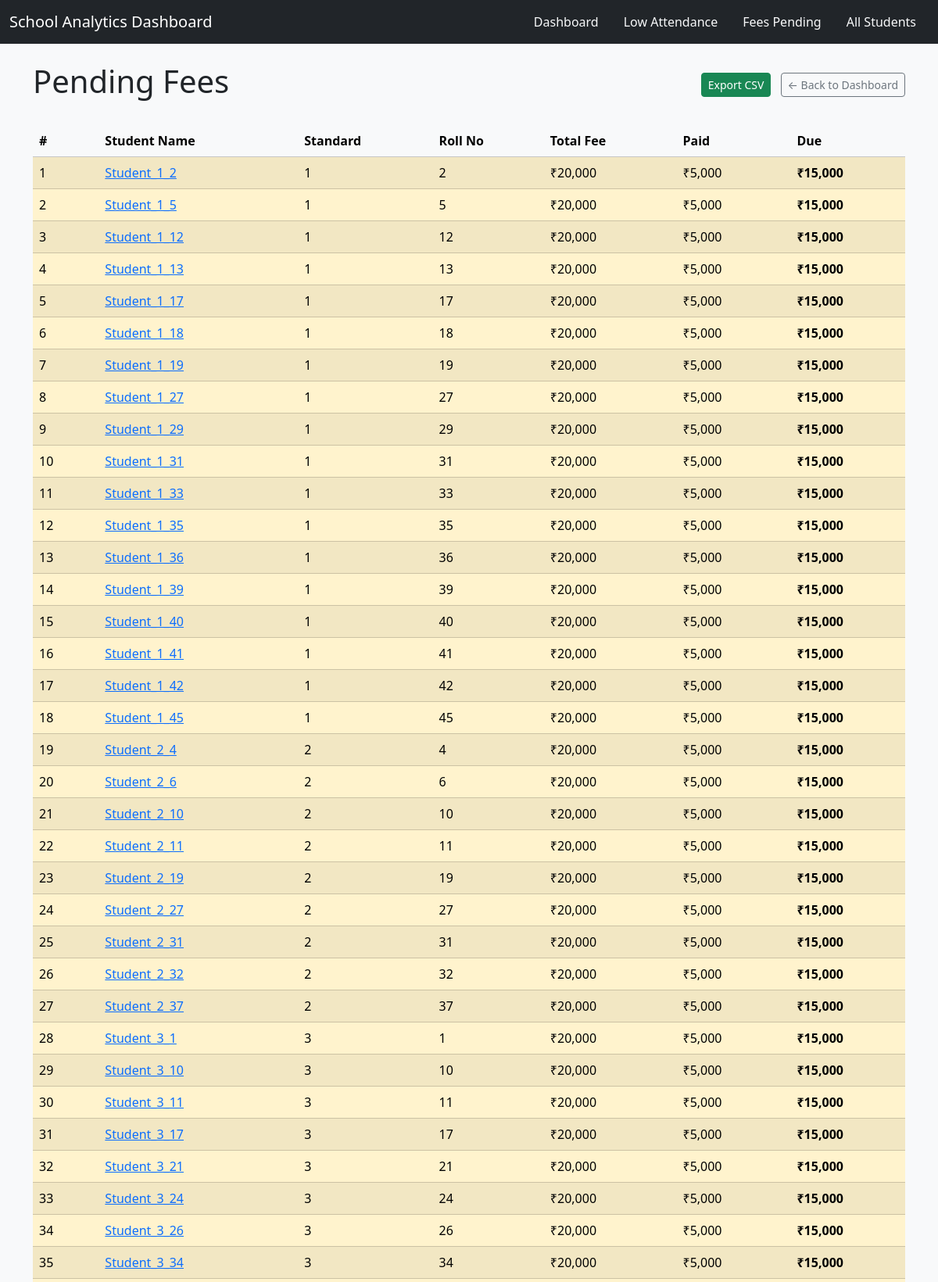
The page /fees-pending (upper part) on the database its author committed.
### models.py (models this page shows)
class Student(db.Model):
    __tablename__ = "students"
    id = db.Column(db.Integer, primary_key=True)
    name = db.Column(db.String(100), nullable=False)
    standard = db.Column(db.Integer, nullable=False)
    roll_no = db.Column(db.Integer, nullable=False)
    parent_name = db.Column(db.String(100))
    parent_email = db.Column(db.String(100))

### app.py (the view, shortened to what this page needs)
@app.route("/fees-pending")
def fees_pending():
    export = request.args.get("export", default="", type=str).lower()
    fee_rows = Fee.query.filter(Fee.due_amount > 0).all()
    pending = []
    for f in fee_rows:
        s = Student.query.get(f.student_id)
        if not s:
            continue
        pending.append({
            "id": s.id,
            "name": s.name,
            "standard": s.standard,
            "roll_no": s.roll_no,
            "total_fee": int(f.total_fee),
            "paid": int(f.paid_amount),
            "due": int(f.due_amount),
        })
    pending.sort(key=lambda x: x["due"], reverse=True)
    return render_template("fees_pending.html", students=pending)

### templates/fees_pending.html
{% extends "base.html" %}
{% block content %}
<div class="d-flex justify-content-between align-items-center mb-4">
    <h1>Pending Fees</h1>
    <div>
        <a href="{{ url_for('fees_pending') }}?export=csv" class="btn btn-success btn-sm me-2">
            Export CSV
        </a>
        <a href="{{ url_for('index') }}" class="btn btn-outline-secondary btn-sm">
            ← Back to Dashboard
        </a>
    </div>
</div>
{% if students %}
    <div class="table-responsive">
        <table class="table table-striped table-hover align-middle">
            <thead class="table-light">
                <tr>
                    <th>#</th>
                    <th>Student Name</th>
                    <th>Standard</th>
                    <th>Roll No</th>
                    <th>Total Fee</th>
                    <th>Paid</th>
                    <th>Due</th>
                </tr>
            </thead>
            <tbody>
                {% for s in students %}
                <tr class="table-warning">
                    <td>{{ loop.index }}</td>
                    <td>
                        <a href="{{ url_for('student_detail', student_id=s.id) }}">
                            {{ s.name }}
                        </a>
                    </td>
                    <td>{{ s.standard }}</td>
                    <td>{{ s.roll_no }}</td>
                    <td>₹{{ "{:,}".format(s.total_fee) }}</td>
                    <td>₹{{ "{:,}".format(s.paid) }}</td>
                    <td><strong>₹{{ "{:,}".format(s.due) }}</strong></td>
                </tr>
                {% endfor %}
            </tbody>
        </table>
    </div>
{% else %}
    <div class="alert alert-success">
        Great! No pending fees for any student.
    </div>
{% endif %}
{% endblock %}

### rows shown on the page
Student: name "Student_1_2", standard "1", roll_no "2", total_fee "20,000", paid "5,000", due "15,000"
Student: name "Student_1_5", standard "1", roll_no "5", total_fee "20,000", paid "5,000", due "15,000"
Student: name "Student_1_12", standard "1", roll_no "12", total_fee "20,000", paid "5,000", due "15,000"
Student: name "Student_1_13", standard "1", roll_no "13", total_fee "20,000", paid "5,000", due "15,000"
Student: name "Student_1_17", standard "1", roll_no "17", total_fee "20,000", paid "5,000", due "15,000"
Student: name "Student_1_18", standard "1", roll_no "18", total_fee "20,000", paid "5,000", due "15,000"
Student: name "Student_1_19", standard "1", roll_no "19", total_fee "20,000", paid "5,000", due "15,000"
Student: name "Student_1_27", standard "1", roll_no "27", total_fee "20,000", paid "5,000", due "15,000"
Student: name "Student_1_29", standard "1", roll_no "29", total_fee "20,000", paid "5,000", due "15,000"
Student: name "Student_1_31", standard "1", roll_no "31", total_fee "20,000", paid "5,000", due "15,000"
Student: name "Student_1_33", standard "1", roll_no "33", total_fee "20,000", paid "5,000", due "15,000"
Student: name "Student_1_35", standard "1", roll_no "35", total_fee "20,000", paid "5,000", due "15,000"
Student: name "Student_1_36", standard "1", roll_no "36", total_fee "20,000", paid "5,000", due "15,000"
Student: name "Student_1_39", standard "1", roll_no "39", total_fee "20,000", paid "5,000", due "15,000"
Student: name "Student_1_40", standard "1", roll_no "40", total_fee "20,000", paid "5,000", due "15,000"
Student: name "Student_1_41", standard "1", roll_no "41", total_fee "20,000", paid "5,000", due "15,000"
Student: name "Student_1_42", standard "1", roll_no "42", total_fee "20,000", paid "5,000", due "15,000"
Student: name "Student_1_45", standard "1", roll_no "45", total_fee "20,000", paid "5,000", due "15,000"
Student: name "Student_2_4", standard "2", roll_no "4", total_fee "20,000", paid "5,000", due "15,000"
Student: name "Student_2_6", standard "2", roll_no "6", total_fee "20,000", paid "5,000", due "15,000"
Student: name "Student_2_10", standard "2", roll_no "10", total_fee "20,000", paid "5,000", due "15,000"
Student: name "Student_2_11", standard "2", roll_no "11", total_fee "20,000", paid "5,000", due "15,000"
Student: name "Student_2_19", standard "2", roll_no "19", total_fee "20,000", paid "5,000", due "15,000"
Student: name "Student_2_27", standard "2", roll_no "27", total_fee "20,000", paid "5,000", due "15,000"
Student: name "Student_2_31", standard "2", roll_no "31", total_fee "20,000", paid "5,000", due "15,000"
Student: name "Student_2_32", standard "2", roll_no "32", total_fee "20,000", paid "5,000", due "15,000"
Student: name "Student_2_37", standard "2", roll_no "37", total_fee "20,000", paid "5,000", due "15,000"
Student: name "Student_3_1", standard "3", roll_no "1", total_fee "20,000", paid "5,000", due "15,000"
Student: name "Student_3_10", standard "3", roll_no "10", total_fee "20,000", paid "5,000", due "15,000"
Student: name "Student_3_11", standard "3", roll_no "11", total_fee "20,000", paid "5,000", due "15,000"
Student: name "Student_3_17", standard "3", roll_no "17", total_fee "20,000", paid "5,000", due "15,000"
Student: name "Student_3_21", standard "3", roll_no "21", total_fee "20,000", paid "5,000", due "15,000"
Student: name "Student_3_24", standard "3", roll_no "24", total_fee "20,000", paid "5,000", due "15,000"
Student: name "Student_3_26", standard "3", roll_no "26", total_fee "20,000", paid "5,000", due "15,000"
Student: name "Student_3_34", standard "3", roll_no "34", total_fee "20,000", paid "5,000", due "15,000"
